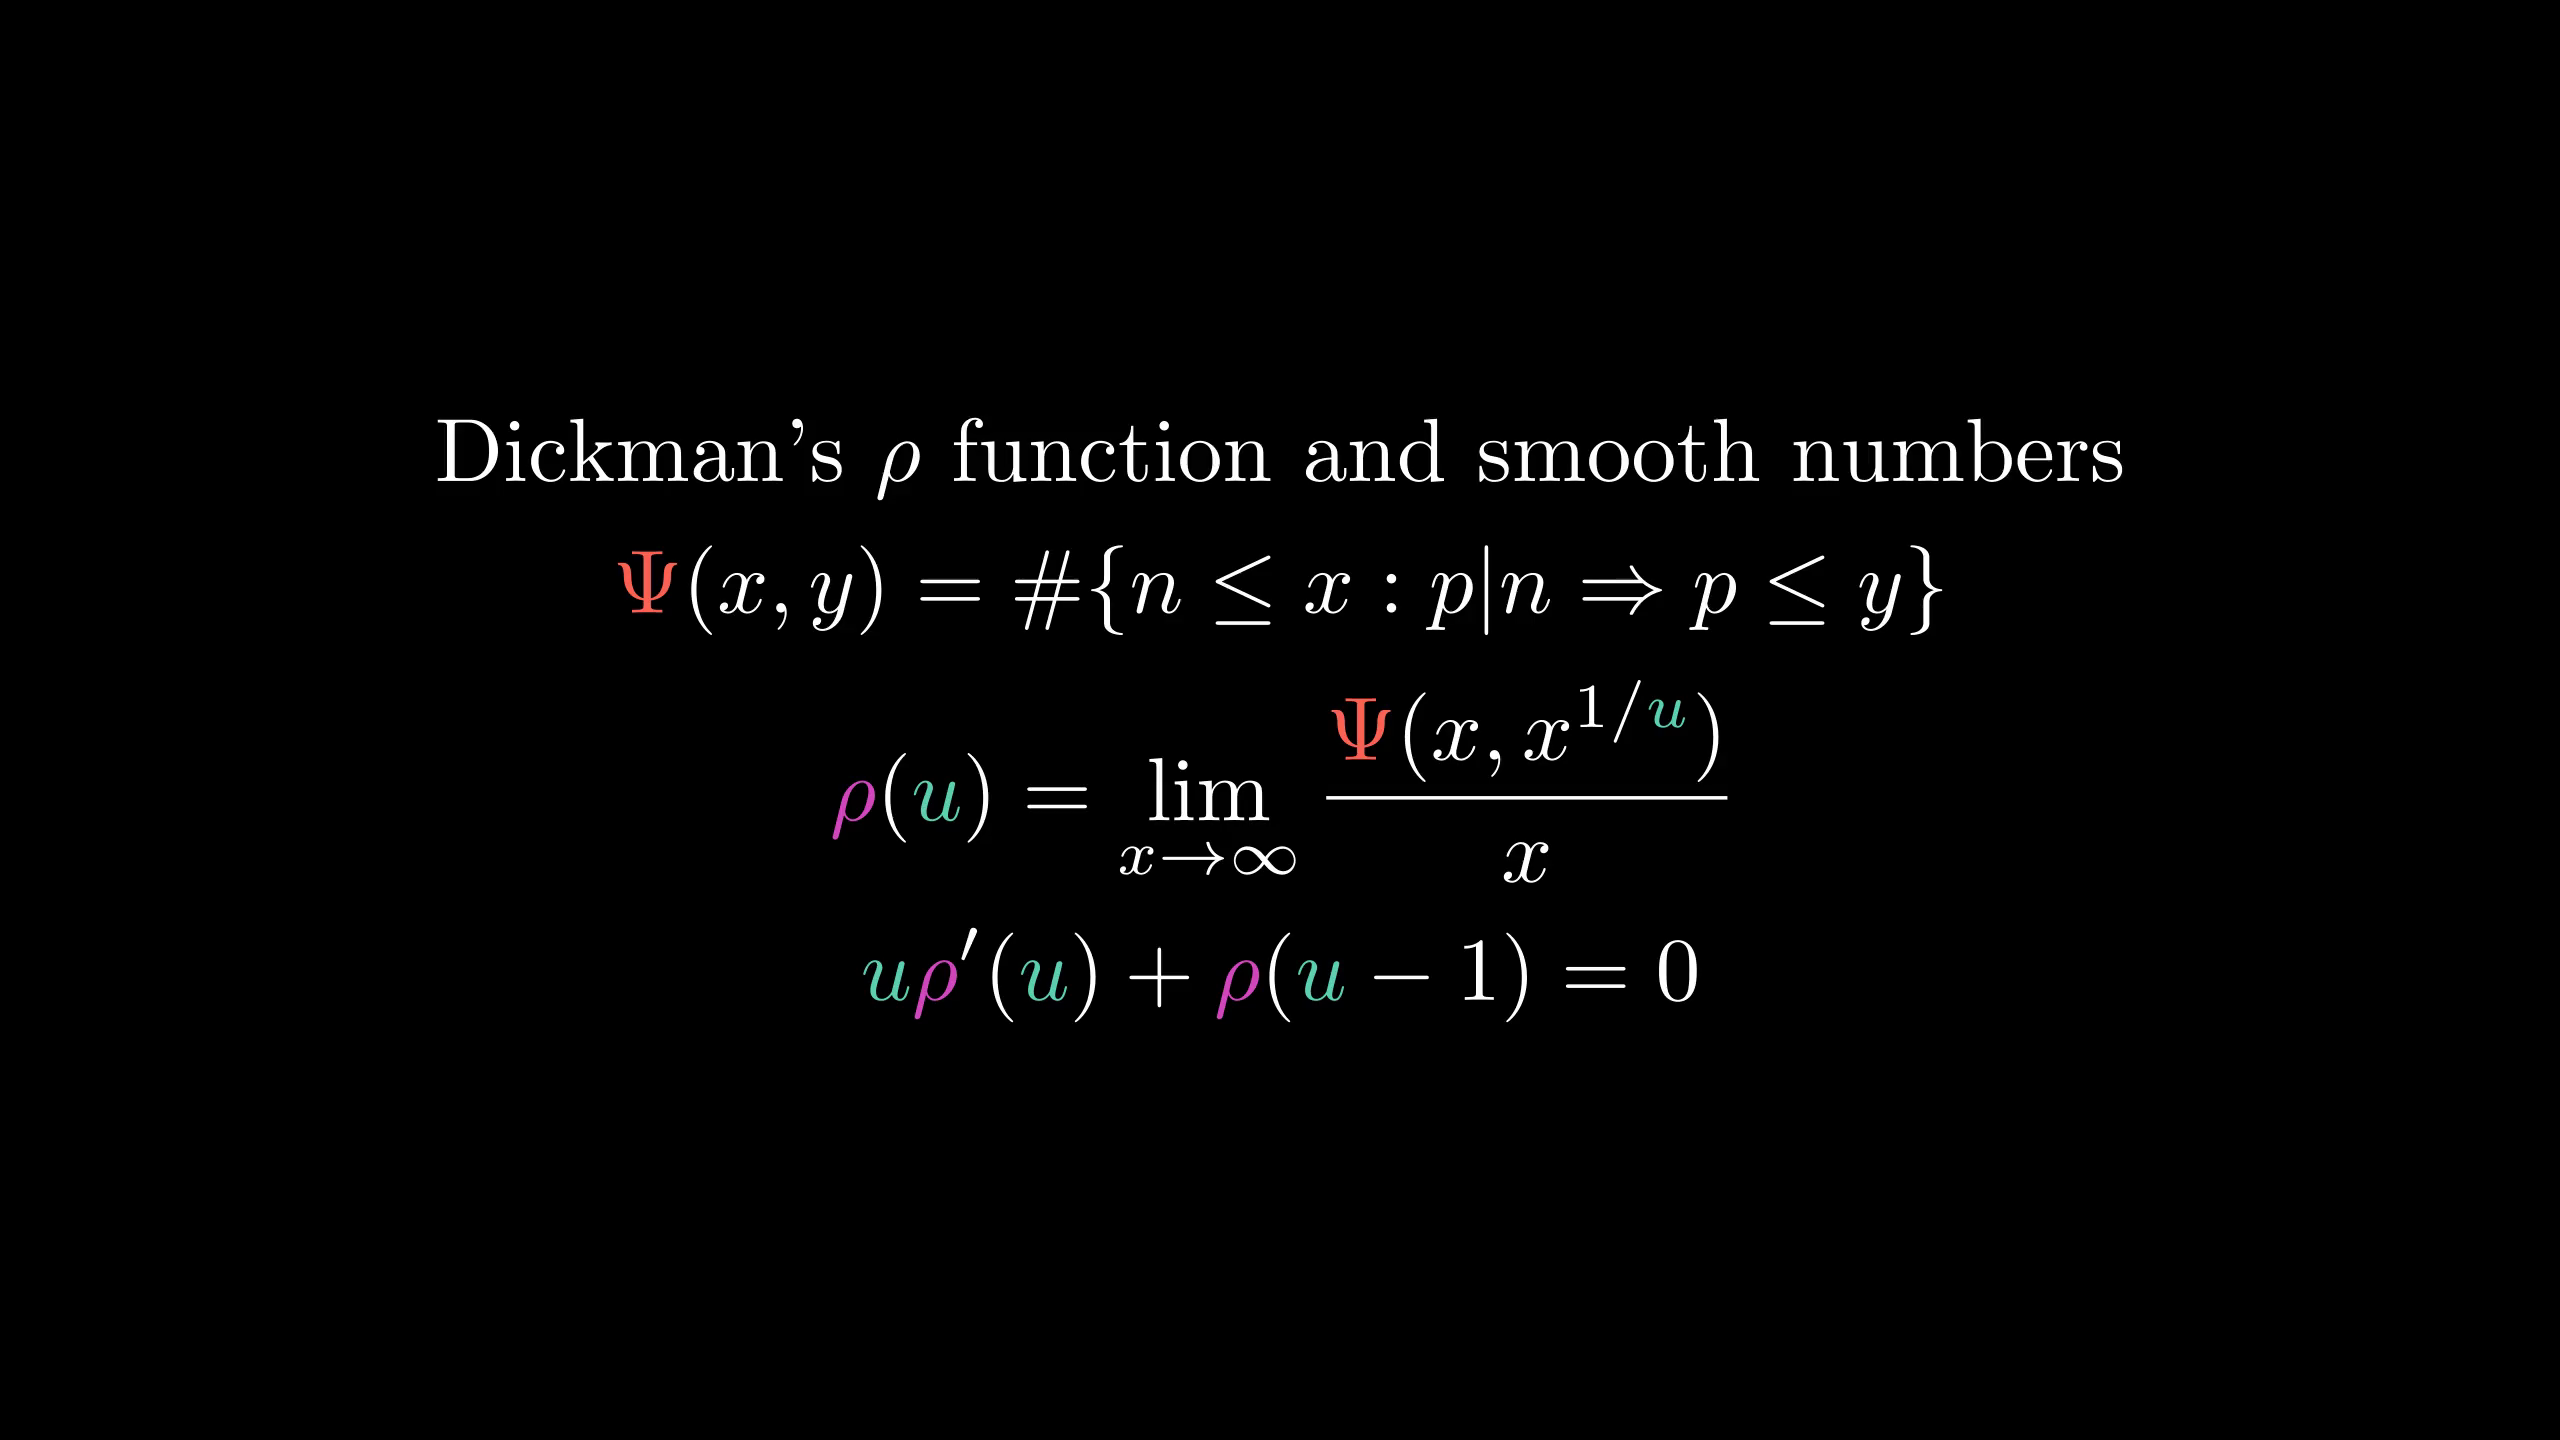

The script that drew this image:
from manimlib.imports import *

class FooScene(Scene):
    def construct(self):
        tit=TextMobject(r"Dickman's $\rho$ function and smooth numbers")
        eqn=TexMobject(r"\Psi(x,y)=\#\{n\le x:p|n\Rightarrow p\le y\}",
                tex_to_color_map={r"\Psi":RED})
        eqn2=TexMobject(r"\rho(u)=\lim_{x\to\infty}{\Psi(x,x^{1/u})\over x",
                tex_to_color_map={
                    r"\Psi":RED,"u":TEAL,r"\rho":PINK
                })
        eqn3=TexMobject(r"u\rho'(u)+\rho(u-1)=0",
                tex_to_color_map={
                    "u":TEAL,r"\rho":PINK
                })
        self.add(VGroup(tit,eqn,eqn2,eqn3).arrange(DOWN))
        self.wait()
